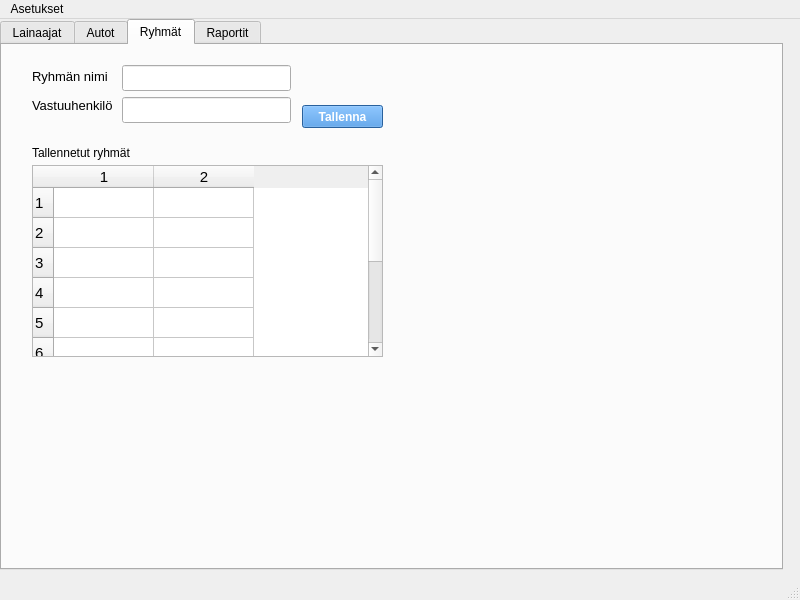
<?xml version="1.0" encoding="UTF-8"?>
<ui version="4.0">
 <class>MainWindow</class>
 <widget class="QMainWindow" name="MainWindow">
  <property name="geometry">
   <rect>
    <x>0</x>
    <y>0</y>
    <width>800</width>
    <height>600</height>
   </rect>
  </property>
  <property name="windowTitle">
   <string>MainWindow</string>
  </property>
  <property name="windowIcon">
   <iconset theme="preferences-desktop-accessibility"/>
  </property>
  <widget class="QWidget" name="centralwidget">
   <widget class="QTabWidget" name="tabWidget">
    <property name="geometry">
     <rect>
      <x>0</x>
      <y>0</y>
      <width>783</width>
      <height>551</height>
     </rect>
    </property>
    <property name="cursor">
     <cursorShape>PointingHandCursor</cursorShape>
    </property>
    <property name="currentIndex">
     <number>2</number>
    </property>
    <widget class="QWidget" name="studentTab">
     <property name="cursor">
      <cursorShape>ArrowCursor</cursorShape>
     </property>
     <attribute name="title">
      <string>Lainaajat</string>
     </attribute>
     <widget class="QTableWidget" name="registeredPersonsTableWidget">
      <property name="geometry">
       <rect>
        <x>20</x>
        <y>200</y>
        <width>601</width>
        <height>321</height>
       </rect>
      </property>
      <property name="cursor" stdset="0">
       <cursorShape>ForbiddenCursor</cursorShape>
      </property>
      <property name="rowCount">
       <number>10</number>
      </property>
      <property name="columnCount">
       <number>5</number>
      </property>
      <row/>
      <row/>
      <row/>
      <row/>
      <row/>
      <row/>
      <row/>
      <row/>
      <row/>
      <row/>
      <column/>
      <column/>
      <column/>
      <column/>
      <column/>
     </widget>
     <widget class="QLabel" name="registeredPersonsLabel">
      <property name="geometry">
       <rect>
        <x>20</x>
        <y>180</y>
        <width>131</width>
        <height>16</height>
       </rect>
      </property>
      <property name="text">
       <string>Rekisteröidyt lainaajat</string>
      </property>
     </widget>
     <widget class="QPushButton" name="savePersonPushButton">
      <property name="geometry">
       <rect>
        <x>310</x>
        <y>130</y>
        <width>71</width>
        <height>23</height>
       </rect>
      </property>
      <property name="font">
       <font>
        <bold>true</bold>
       </font>
      </property>
      <property name="cursor">
       <cursorShape>PointingHandCursor</cursorShape>
      </property>
      <property name="styleSheet">
       <string notr="true">background-color: rgb(57, 136, 220);
color: rgb(255, 255, 255);</string>
      </property>
      <property name="text">
       <string>Tallenna</string>
      </property>
     </widget>
     <widget class="QWidget" name="layoutWidget">
      <property name="geometry">
       <rect>
        <x>130</x>
        <y>10</y>
        <width>171</width>
        <height>156</height>
       </rect>
      </property>
      <layout class="QVBoxLayout" name="studentInputsVerticalLayout">
       <item>
        <widget class="QLineEdit" name="ssnLineEdit">
         <property name="font">
          <font>
           <pointsize>11</pointsize>
          </font>
         </property>
        </widget>
       </item>
       <item>
        <widget class="QLineEdit" name="firstNameLineEdit">
         <property name="font">
          <font>
           <pointsize>11</pointsize>
          </font>
         </property>
        </widget>
       </item>
       <item>
        <widget class="QLineEdit" name="lastNameLineEdit">
         <property name="font">
          <font>
           <pointsize>11</pointsize>
          </font>
         </property>
        </widget>
       </item>
       <item>
        <widget class="QComboBox" name="groupComboBox">
         <property name="font">
          <font>
           <pointsize>11</pointsize>
          </font>
         </property>
        </widget>
       </item>
       <item>
        <widget class="QLineEdit" name="vehicleClassLineEdit">
         <property name="font">
          <font>
           <pointsize>11</pointsize>
          </font>
         </property>
        </widget>
       </item>
      </layout>
     </widget>
     <widget class="QWidget" name="layoutWidget">
      <property name="geometry">
       <rect>
        <x>20</x>
        <y>10</y>
        <width>101</width>
        <height>141</height>
       </rect>
      </property>
      <layout class="QVBoxLayout" name="studentLabelsVerticalLayout">
       <item>
        <widget class="QLabel" name="ssnLabel">
         <property name="font">
          <font>
           <pointsize>10</pointsize>
          </font>
         </property>
         <property name="text">
          <string>Henkilötunnus</string>
         </property>
        </widget>
       </item>
       <item>
        <widget class="QLabel" name="firstNameLabel">
         <property name="font">
          <font>
           <pointsize>10</pointsize>
          </font>
         </property>
         <property name="text">
          <string>Etunimi</string>
         </property>
        </widget>
       </item>
       <item>
        <widget class="QLabel" name="lastNameLabel">
         <property name="font">
          <font>
           <pointsize>10</pointsize>
          </font>
         </property>
         <property name="text">
          <string>Sukunimi</string>
         </property>
        </widget>
       </item>
       <item>
        <widget class="QLabel" name="groupLabel">
         <property name="font">
          <font>
           <pointsize>10</pointsize>
          </font>
         </property>
         <property name="text">
          <string>Ryhmä</string>
         </property>
        </widget>
       </item>
       <item>
        <widget class="QLabel" name="vehicleClassLabel">
         <property name="font">
          <font>
           <pointsize>10</pointsize>
          </font>
         </property>
         <property name="text">
          <string>Ajoneuvoluokka</string>
         </property>
        </widget>
       </item>
      </layout>
     </widget>
    </widget>
    <widget class="QWidget" name="vehicleTab">
     <property name="cursor">
      <cursorShape>ArrowCursor</cursorShape>
     </property>
     <attribute name="title">
      <string>Autot</string>
     </attribute>
     <widget class="QWidget" name="layoutWidget">
      <property name="geometry">
       <rect>
        <x>10</x>
        <y>0</y>
        <width>101</width>
        <height>141</height>
       </rect>
      </property>
      <layout class="QVBoxLayout" name="vehicleLabelsVerticalLayout">
       <item>
        <widget class="QLabel" name="numberPlateLabel">
         <property name="font">
          <font>
           <pointsize>10</pointsize>
          </font>
         </property>
         <property name="text">
          <string>Rekisterinumero</string>
         </property>
        </widget>
       </item>
       <item>
        <widget class="QLabel" name="manufacturerLabel">
         <property name="font">
          <font>
           <pointsize>10</pointsize>
          </font>
         </property>
         <property name="text">
          <string>Merkki</string>
         </property>
        </widget>
       </item>
       <item>
        <widget class="QLabel" name="modelLabel">
         <property name="font">
          <font>
           <pointsize>10</pointsize>
          </font>
         </property>
         <property name="text">
          <string>Malli</string>
         </property>
        </widget>
       </item>
       <item>
        <widget class="QLabel" name="modelYearLabel">
         <property name="font">
          <font>
           <pointsize>10</pointsize>
          </font>
         </property>
         <property name="text">
          <string>Vuosimalli</string>
         </property>
        </widget>
       </item>
       <item>
        <widget class="QLabel" name="capacityLabel">
         <property name="font">
          <font>
           <pointsize>10</pointsize>
          </font>
         </property>
         <property name="text">
          <string>Henkilömäärä</string>
         </property>
        </widget>
       </item>
      </layout>
     </widget>
     <widget class="QWidget" name="layoutWidget_2">
      <property name="geometry">
       <rect>
        <x>120</x>
        <y>0</y>
        <width>169</width>
        <height>156</height>
       </rect>
      </property>
      <layout class="QVBoxLayout" name="vehicleInputsVerticalLayout">
       <item>
        <widget class="QLineEdit" name="numberPlateLineEdit">
         <property name="font">
          <font>
           <pointsize>11</pointsize>
          </font>
         </property>
        </widget>
       </item>
       <item>
        <widget class="QLineEdit" name="manufacturerLineEdit">
         <property name="font">
          <font>
           <pointsize>11</pointsize>
          </font>
         </property>
        </widget>
       </item>
       <item>
        <widget class="QLineEdit" name="modelLineEdit">
         <property name="font">
          <font>
           <pointsize>11</pointsize>
          </font>
         </property>
        </widget>
       </item>
       <item>
        <widget class="QLineEdit" name="modelYearLineEdit">
         <property name="font">
          <font>
           <pointsize>11</pointsize>
          </font>
         </property>
        </widget>
       </item>
       <item>
        <widget class="QLineEdit" name="capacityLineEdit">
         <property name="font">
          <font>
           <pointsize>11</pointsize>
          </font>
         </property>
        </widget>
       </item>
      </layout>
     </widget>
     <widget class="QPushButton" name="saveVehiclePushButton">
      <property name="geometry">
       <rect>
        <x>300</x>
        <y>120</y>
        <width>91</width>
        <height>23</height>
       </rect>
      </property>
      <property name="font">
       <font>
        <bold>true</bold>
       </font>
      </property>
      <property name="cursor">
       <cursorShape>PointingHandCursor</cursorShape>
      </property>
      <property name="styleSheet">
       <string notr="true">background-color: rgb(57, 136, 220);
color: rgb(255, 255, 255);</string>
      </property>
      <property name="text">
       <string>Tallenna</string>
      </property>
     </widget>
     <widget class="QPushButton" name="printBarcodePushButton">
      <property name="geometry">
       <rect>
        <x>300</x>
        <y>90</y>
        <width>91</width>
        <height>23</height>
       </rect>
      </property>
      <property name="font">
       <font>
        <bold>true</bold>
       </font>
      </property>
      <property name="cursor">
       <cursorShape>PointingHandCursor</cursorShape>
      </property>
      <property name="styleSheet">
       <string notr="true">background-color: rgb(220, 162, 25);
color: rgb(255, 255, 255);</string>
      </property>
      <property name="text">
       <string>Viivakoodi</string>
      </property>
     </widget>
     <widget class="QTableWidget" name="vehicleCatalogTableWidget">
      <property name="geometry">
       <rect>
        <x>10</x>
        <y>190</y>
        <width>601</width>
        <height>321</height>
       </rect>
      </property>
      <property name="cursor" stdset="0">
       <cursorShape>ForbiddenCursor</cursorShape>
      </property>
      <property name="rowCount">
       <number>10</number>
      </property>
      <property name="columnCount">
       <number>5</number>
      </property>
      <row/>
      <row/>
      <row/>
      <row/>
      <row/>
      <row/>
      <row/>
      <row/>
      <row/>
      <row/>
      <column/>
      <column/>
      <column/>
      <column/>
      <column/>
     </widget>
     <widget class="QLabel" name="vehicleListLabel">
      <property name="geometry">
       <rect>
        <x>10</x>
        <y>170</y>
        <width>101</width>
        <height>16</height>
       </rect>
      </property>
      <property name="text">
       <string>Autoluettelo</string>
      </property>
     </widget>
    </widget>
    <widget class="QWidget" name="tab">
     <attribute name="title">
      <string>Ryhmät</string>
     </attribute>
     <widget class="QPushButton" name="pushButton">
      <property name="geometry">
       <rect>
        <x>300</x>
        <y>60</y>
        <width>81</width>
        <height>23</height>
       </rect>
      </property>
      <property name="font">
       <font>
        <bold>true</bold>
       </font>
      </property>
      <property name="styleSheet">
       <string notr="true">background-color: rgb(57, 136, 220);
color: rgb(255, 255, 255);</string>
      </property>
      <property name="text">
       <string>Tallenna</string>
      </property>
     </widget>
     <widget class="QTableWidget" name="tableWidget_2">
      <property name="geometry">
       <rect>
        <x>30</x>
        <y>120</y>
        <width>351</width>
        <height>192</height>
       </rect>
      </property>
      <property name="font">
       <font>
        <pointsize>11</pointsize>
       </font>
      </property>
      <property name="rowCount">
       <number>10</number>
      </property>
      <property name="columnCount">
       <number>2</number>
      </property>
      <row/>
      <row/>
      <row/>
      <row/>
      <row/>
      <row/>
      <row/>
      <row/>
      <row/>
      <row/>
      <column/>
      <column/>
     </widget>
     <widget class="QLabel" name="label_3">
      <property name="geometry">
       <rect>
        <x>30</x>
        <y>100</y>
        <width>101</width>
        <height>16</height>
       </rect>
      </property>
      <property name="text">
       <string>Tallennetut ryhmät</string>
      </property>
     </widget>
     <widget class="QWidget" name="layoutWidget">
      <property name="geometry">
       <rect>
        <x>120</x>
        <y>20</y>
        <width>169</width>
        <height>60</height>
       </rect>
      </property>
      <layout class="QVBoxLayout" name="verticalLayout">
       <item>
        <widget class="QLineEdit" name="lineEdit">
         <property name="font">
          <font>
           <pointsize>11</pointsize>
          </font>
         </property>
        </widget>
       </item>
       <item>
        <widget class="QLineEdit" name="lineEdit_2">
         <property name="font">
          <font>
           <pointsize>11</pointsize>
          </font>
         </property>
        </widget>
       </item>
      </layout>
     </widget>
     <widget class="QWidget" name="layoutWidget">
      <property name="geometry">
       <rect>
        <x>30</x>
        <y>20</y>
        <width>84</width>
        <height>51</height>
       </rect>
      </property>
      <layout class="QVBoxLayout" name="verticalLayout_2">
       <item>
        <widget class="QLabel" name="label">
         <property name="font">
          <font>
           <pointsize>10</pointsize>
          </font>
         </property>
         <property name="text">
          <string>Ryhmän nimi</string>
         </property>
        </widget>
       </item>
       <item>
        <widget class="QLabel" name="label_2">
         <property name="font">
          <font>
           <pointsize>10</pointsize>
          </font>
         </property>
         <property name="text">
          <string>Vastuuhenkilö</string>
         </property>
        </widget>
       </item>
      </layout>
     </widget>
    </widget>
    <widget class="QWidget" name="reportsTab">
     <property name="cursor">
      <cursorShape>ArrowCursor</cursorShape>
     </property>
     <attribute name="title">
      <string>Raportit</string>
     </attribute>
     <widget class="QComboBox" name="reportTypecomboBox">
      <property name="geometry">
       <rect>
        <x>20</x>
        <y>30</y>
        <width>231</width>
        <height>22</height>
       </rect>
      </property>
      <property name="font">
       <font>
        <pointsize>11</pointsize>
       </font>
      </property>
     </widget>
     <widget class="QLabel" name="reportTypeLabel">
      <property name="geometry">
       <rect>
        <x>20</x>
        <y>10</y>
        <width>47</width>
        <height>13</height>
       </rect>
      </property>
      <property name="font">
       <font>
        <pointsize>10</pointsize>
       </font>
      </property>
      <property name="text">
       <string>Raportti</string>
      </property>
     </widget>
     <widget class="QDateEdit" name="beginingDateEdit">
      <property name="geometry">
       <rect>
        <x>20</x>
        <y>80</y>
        <width>110</width>
        <height>22</height>
       </rect>
      </property>
      <property name="font">
       <font>
        <pointsize>11</pointsize>
       </font>
      </property>
      <property name="calendarPopup">
       <bool>true</bool>
      </property>
      <property name="date">
       <date>
        <year>2025</year>
        <month>1</month>
        <day>1</day>
       </date>
      </property>
     </widget>
     <widget class="QLabel" name="beginingLabel">
      <property name="geometry">
       <rect>
        <x>20</x>
        <y>60</y>
        <width>47</width>
        <height>13</height>
       </rect>
      </property>
      <property name="font">
       <font>
        <pointsize>10</pointsize>
       </font>
      </property>
      <property name="text">
       <string>Alkaa</string>
      </property>
     </widget>
     <widget class="QLabel" name="endingLabel">
      <property name="geometry">
       <rect>
        <x>140</x>
        <y>60</y>
        <width>47</width>
        <height>13</height>
       </rect>
      </property>
      <property name="font">
       <font>
        <pointsize>10</pointsize>
       </font>
      </property>
      <property name="text">
       <string>Päättyy</string>
      </property>
     </widget>
     <widget class="QDateEdit" name="endingDateEdit">
      <property name="geometry">
       <rect>
        <x>140</x>
        <y>80</y>
        <width>110</width>
        <height>22</height>
       </rect>
      </property>
      <property name="font">
       <font>
        <pointsize>11</pointsize>
       </font>
      </property>
      <property name="calendarPopup">
       <bool>true</bool>
      </property>
      <property name="date">
       <date>
        <year>2025</year>
        <month>1</month>
        <day>1</day>
       </date>
      </property>
     </widget>
     <widget class="QPushButton" name="printReportPushButton">
      <property name="geometry">
       <rect>
        <x>260</x>
        <y>80</y>
        <width>61</width>
        <height>23</height>
       </rect>
      </property>
      <property name="font">
       <font>
        <bold>true</bold>
       </font>
      </property>
      <property name="cursor">
       <cursorShape>PointingHandCursor</cursorShape>
      </property>
      <property name="styleSheet">
       <string notr="true">background-color: rgb(57, 136, 220);
color: rgb(255, 255, 255);</string>
      </property>
      <property name="text">
       <string>Tulosta</string>
      </property>
     </widget>
     <widget class="QTableWidget" name="tableWidget">
      <property name="geometry">
       <rect>
        <x>20</x>
        <y>160</y>
        <width>641</width>
        <height>321</height>
       </rect>
      </property>
      <property name="cursor" stdset="0">
       <cursorShape>ForbiddenCursor</cursorShape>
      </property>
      <property name="rowCount">
       <number>22</number>
      </property>
      <property name="columnCount">
       <number>6</number>
      </property>
      <row/>
      <row/>
      <row/>
      <row/>
      <row/>
      <row/>
      <row/>
      <row/>
      <row/>
      <row/>
      <row/>
      <row/>
      <row/>
      <row/>
      <row/>
      <row/>
      <row/>
      <row/>
      <row/>
      <row/>
      <row/>
      <row/>
      <column/>
      <column/>
      <column/>
      <column/>
      <column/>
      <column/>
     </widget>
     <widget class="QLabel" name="previewLabel">
      <property name="geometry">
       <rect>
        <x>20</x>
        <y>140</y>
        <width>61</width>
        <height>16</height>
       </rect>
      </property>
      <property name="text">
       <string>Esikatselu</string>
      </property>
     </widget>
    </widget>
   </widget>
  </widget>
  <widget class="QMenuBar" name="menubar">
   <property name="geometry">
    <rect>
     <x>0</x>
     <y>0</y>
     <width>800</width>
     <height>33</height>
    </rect>
   </property>
   <widget class="QMenu" name="menuAsetukset">
    <property name="title">
     <string>Asetukset</string>
    </property>
    <addaction name="actionMuokkaa"/>
    <addaction name="actionTietoja_ohjelmasta"/>
   </widget>
   <addaction name="menuAsetukset"/>
  </widget>
  <widget class="QStatusBar" name="statusbar"/>
  <action name="actionMuokkaa">
   <property name="text">
    <string>Muokkaa...</string>
   </property>
  </action>
  <action name="actionTietoja_ohjelmasta">
   <property name="text">
    <string>Tietoja ohjelmasta...</string>
   </property>
  </action>
 </widget>
 <resources/>
 <connections/>
</ui>
